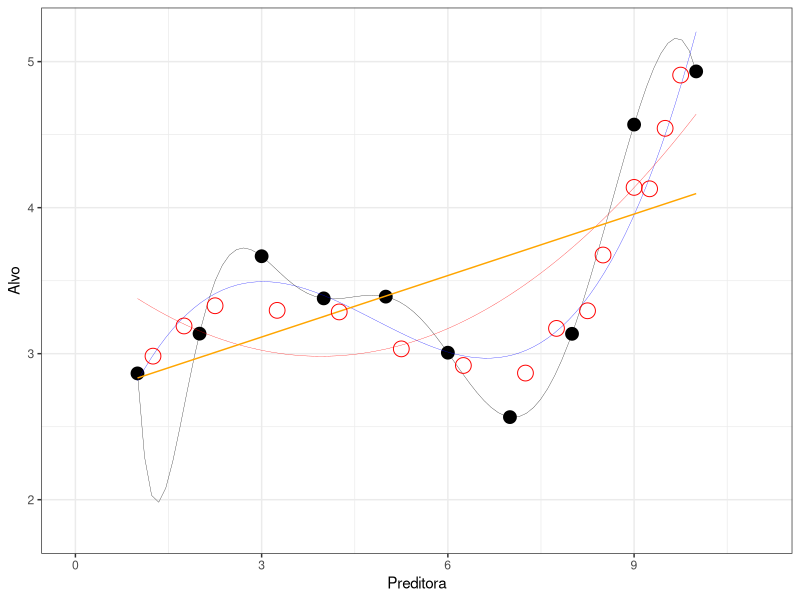
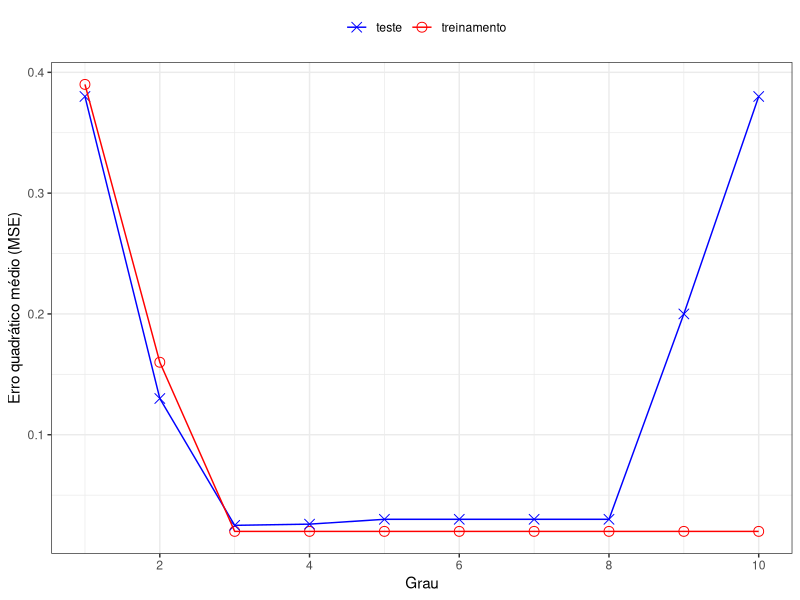

Write the R code that produced these figures, in order.
## ---- chunk 1
library(tidyverse)
x <- seq(1,10)
set.seed(4)
y <- c(2.8,3.3,3.4,3.2,2.9,2.8,2.95,3.2,4,4.4) +rnorm(10,0,.3)
x2 <- seq(1,10,.25)
y2 <- 0.0224067599067599*x2^3 -0.309294871794872*x2^2 + 1.20087412587413*x2^1 + 1.91999 +rnorm(length(x2),0,.1)
df <- tibble(x2,y2)
vl <- c(2,4,6,10,14,18,22,26,28,30,31,33,34:36)
tibble(x,y) %>% 
  ggplot(aes(x,y)) +
  geom_point(size=4) +
  theme_bw() +
  ylim(0,6) + xlim(0,11) +
  stat_smooth(method="lm", se=FALSE, fill=NA,
                formula=y ~ poly(x, 3, raw=TRUE),colour="blue",lwd=.1)+
  stat_smooth(method="lm", se=FALSE, fill=NA,
                formula=y ~ poly(x, 2, raw=TRUE),colour="red",lwd=.1) +
  stat_smooth(method="lm", se=FALSE, fill=NA,
                formula=y ~ poly(x,10, raw=TRUE),colour="black",lwd=.1) +
    stat_smooth(method="lm", se=FALSE, fill=NA,
                formula=y ~ poly(x,1, raw=TRUE),colour="orange",lwd=.5) +
  geom_point(data =df[vl,], aes(x=x2,y=y2),
             shape=1,color="red",size=5)+
  coord_cartesian(ylim=c(1.8,5.2)) +
  labs(x="Preditora", y="Alvo")
## ---- chunk 2
error2 <- c(.38,.13,0.025,.026,.03,.03,.03,.03,.2,.38)
error1 <- c(.39,.16,0.02,0.02,0.02,0.02,0.02,0.02,0.02,0.02)
grau <-rep(1:10,2)
erro <- c(error1,error2)
tipo <- rep(c("treinamento","teste"),c(10,10))
tibble(grau,erro,tipo) %>% 
  ggplot(aes(grau,erro,group=tipo)) +
  geom_point(aes(shape=tipo,color=tipo),size=3) +
  scale_shape_manual(values=c(4, 1)) +
  scale_color_manual(values=c("blue","red" )) +
  geom_line(aes(color=tipo)) +
  scale_color_manual(values=c("blue","red" )) +
  theme_bw() +
  labs(x= "Grau", y="Erro quadrático médio (MSE)", color="", shape="")+
  theme(legend.position = "top") + scale_x_continuous(breaks = c(2,4,6,8,10))
  
